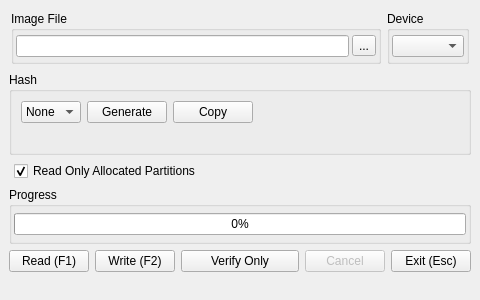
<?xml version="1.0" encoding="UTF-8"?>
<ui version="4.0">
 <class>MainWindow</class>
 <widget class="QMainWindow" name="MainWindow">
  <property name="geometry">
   <rect>
    <x>0</x>
    <y>0</y>
    <width>480</width>
    <height>300</height>
   </rect>
  </property>
  <property name="sizePolicy">
   <sizepolicy hsizetype="Fixed" vsizetype="Fixed">
    <horstretch>0</horstretch>
    <verstretch>0</verstretch>
   </sizepolicy>
  </property>
  <property name="minimumSize">
   <size>
    <width>480</width>
    <height>300</height>
   </size>
  </property>
  <property name="maximumSize">
   <size>
    <width>480</width>
    <height>300</height>
   </size>
  </property>
  <property name="acceptDrops">
   <bool>true</bool>
  </property>
  <property name="windowTitle">
   <string>Win32 Disk Imager</string>
  </property>
  <property name="windowIcon">
   <iconset resource="gui_icons.qrc">
    <normaloff>:/images/images/Win32DiskImager.png</normaloff>:/images/images/Win32DiskImager.png</iconset>
  </property>
  <widget class="QWidget" name="centralwidget">
   <layout class="QVBoxLayout" name="verticalLayout_4">
    <item>
     <layout class="QHBoxLayout">
      <property name="leftMargin">
       <number>2</number>
      </property>
      <property name="topMargin">
       <number>2</number>
      </property>
      <property name="rightMargin">
       <number>2</number>
      </property>
      <property name="bottomMargin">
       <number>2</number>
      </property>
      <item>
       <widget class="QGroupBox" name="groupBox">
        <property name="title">
         <string>Image File</string>
        </property>
        <layout class="QHBoxLayout">
         <property name="spacing">
          <number>3</number>
         </property>
         <property name="leftMargin">
          <number>2</number>
         </property>
         <property name="topMargin">
          <number>2</number>
         </property>
         <property name="rightMargin">
          <number>2</number>
         </property>
         <property name="bottomMargin">
          <number>2</number>
         </property>
         <item>
          <widget class="DroppableLineEdit" name="leFile"/>
         </item>
         <item>
          <widget class="QToolButton" name="tbBrowse">
           <property name="text">
            <string>...</string>
           </property>
           <property name="icon">
            <iconset resource="gui_icons.qrc">
             <normaloff>:/images/images/browse.png</normaloff>:/images/images/browse.png</iconset>
           </property>
          </widget>
         </item>
        </layout>
       </widget>
      </item>
      <item>
       <widget class="QGroupBox" name="groupBox_2">
        <property name="title">
         <string>Device</string>
        </property>
        <layout class="QHBoxLayout">
         <property name="spacing">
          <number>0</number>
         </property>
         <property name="leftMargin">
          <number>2</number>
         </property>
         <property name="topMargin">
          <number>2</number>
         </property>
         <property name="rightMargin">
          <number>2</number>
         </property>
         <property name="bottomMargin">
          <number>2</number>
         </property>
         <item>
          <widget class="QComboBox" name="cboxDevice">
           <property name="sizePolicy">
            <sizepolicy hsizetype="Preferred" vsizetype="Fixed">
             <horstretch>0</horstretch>
             <verstretch>0</verstretch>
            </sizepolicy>
           </property>
          </widget>
         </item>
        </layout>
       </widget>
      </item>
     </layout>
    </item>
    <item>
     <widget class="QGroupBox" name="hashGroup">
      <property name="title">
       <string>Hash</string>
      </property>
      <layout class="QVBoxLayout" name="verticalLayout">
       <item>
        <layout class="QHBoxLayout" name="horizontalLayout">
         <item>
          <widget class="QComboBox" name="cboxHashType">
           <property name="sizePolicy">
            <sizepolicy hsizetype="Preferred" vsizetype="Preferred">
             <horstretch>0</horstretch>
             <verstretch>0</verstretch>
            </sizepolicy>
           </property>
           <property name="maximumSize">
            <size>
             <width>65</width>
             <height>16777215</height>
            </size>
           </property>
           <property name="toolTip">
            <string>Select hash type for verification</string>
           </property>
           <item>
            <property name="text">
             <string>None</string>
            </property>
           </item>
          </widget>
         </item>
         <item>
          <widget class="QPushButton" name="bHashGen">
           <property name="sizePolicy">
            <sizepolicy hsizetype="Preferred" vsizetype="Preferred">
             <horstretch>0</horstretch>
             <verstretch>0</verstretch>
            </sizepolicy>
           </property>
           <property name="toolTip">
            <string>Generate selected hash on file</string>
           </property>
           <property name="styleSheet">
            <string notr="true">padding: 0em .5em 0em .5em;</string>
           </property>
           <property name="text">
            <string>Generate</string>
           </property>
          </widget>
         </item>
         <item>
          <widget class="QPushButton" name="bHashCopy">
           <property name="sizePolicy">
            <sizepolicy hsizetype="Preferred" vsizetype="Preferred">
             <horstretch>0</horstretch>
             <verstretch>0</verstretch>
            </sizepolicy>
           </property>
           <property name="toolTip">
            <string>Copy hash to clipboard</string>
           </property>
           <property name="styleSheet">
            <string notr="true">padding: 0em .5em 0em .5em;</string>
           </property>
           <property name="text">
            <string>Copy</string>
           </property>
          </widget>
         </item>
         <item>
          <spacer name="horizontalSpacer">
           <property name="orientation">
            <enum>Qt::Horizontal</enum>
           </property>
           <property name="sizeHint" stdset="0">
            <size>
             <width>40</width>
             <height>20</height>
            </size>
           </property>
          </spacer>
         </item>
        </layout>
       </item>
       <item>
        <widget class="QLabel" name="hashLabel">
         <property name="sizePolicy">
          <sizepolicy hsizetype="Preferred" vsizetype="Preferred">
           <horstretch>0</horstretch>
           <verstretch>0</verstretch>
          </sizepolicy>
         </property>
         <property name="wordWrap">
          <bool>false</bool>
         </property>
         <property name="margin">
          <number>1</number>
         </property>
         <property name="textInteractionFlags">
          <set>Qt::LinksAccessibleByMouse|Qt::TextSelectableByMouse</set>
         </property>
        </widget>
       </item>
      </layout>
     </widget>
    </item>
    <item>
     <layout class="QHBoxLayout">
      <property name="leftMargin">
       <number>5</number>
      </property>
      <item>
       <widget class="QCheckBox" name="partitionCheckBox">
        <property name="sizePolicy">
         <sizepolicy hsizetype="Fixed" vsizetype="Fixed">
          <horstretch>0</horstretch>
          <verstretch>0</verstretch>
         </sizepolicy>
        </property>
        <property name="text">
         <string>Read Only Allocated Partitions</string>
        </property>
        <property name="checked">
         <bool>true</bool>
        </property>
       </widget>
      </item>
      <item>
       <spacer name="horizontalSpacer_4">
        <property name="orientation">
         <enum>Qt::Horizontal</enum>
        </property>
        <property name="sizeHint" stdset="0">
         <size>
          <width>40</width>
          <height>20</height>
         </size>
        </property>
       </spacer>
      </item>
     </layout>
    </item>
    <item>
     <widget class="QGroupBox" name="groupBox_5">
      <property name="title">
       <string>Progress</string>
      </property>
      <layout class="QHBoxLayout">
       <property name="spacing">
        <number>2</number>
       </property>
       <property name="leftMargin">
        <number>2</number>
       </property>
       <property name="topMargin">
        <number>2</number>
       </property>
       <property name="rightMargin">
        <number>2</number>
       </property>
       <property name="bottomMargin">
        <number>2</number>
       </property>
       <item>
        <widget class="QProgressBar" name="progressbar">
         <property name="value">
          <number>0</number>
         </property>
         <property name="textVisible">
          <bool>true</bool>
         </property>
         <property name="format">
          <string>%p%</string>
         </property>
        </widget>
       </item>
      </layout>
     </widget>
    </item>
    <item>
     <layout class="QHBoxLayout">
      <item>
       <widget class="QPushButton" name="bRead">
        <property name="sizePolicy">
         <sizepolicy hsizetype="Fixed" vsizetype="Fixed">
          <horstretch>0</horstretch>
          <verstretch>0</verstretch>
         </sizepolicy>
        </property>
        <property name="toolTip">
         <string/>
        </property>
        <property name="statusTip">
         <string>Read data from 'Device' to 'Image File'</string>
        </property>
        <property name="text">
         <string>Read (F1)</string>
        </property>
       </widget>
      </item>
      <item>
       <widget class="QPushButton" name="bWrite">
        <property name="sizePolicy">
         <sizepolicy hsizetype="Fixed" vsizetype="Fixed">
          <horstretch>0</horstretch>
          <verstretch>0</verstretch>
         </sizepolicy>
        </property>
        <property name="statusTip">
         <string>Write data from 'Image File' to 'Device'</string>
        </property>
        <property name="text">
         <string>Write (F2)</string>
        </property>
       </widget>
      </item>
      <item>
       <widget class="QPushButton" name="bVerify">
        <property name="toolTip">
         <string>Verify the image file with the selected drive</string>
        </property>
        <property name="text">
         <string>Verify Only</string>
        </property>
       </widget>
      </item>
      <item>
       <widget class="QPushButton" name="bCancel">
        <property name="enabled">
         <bool>false</bool>
        </property>
        <property name="sizePolicy">
         <sizepolicy hsizetype="Fixed" vsizetype="Fixed">
          <horstretch>0</horstretch>
          <verstretch>0</verstretch>
         </sizepolicy>
        </property>
        <property name="statusTip">
         <string>Cancel current process.</string>
        </property>
        <property name="text">
         <string>Cancel</string>
        </property>
       </widget>
      </item>
      <item>
       <widget class="QPushButton" name="bExit">
        <property name="sizePolicy">
         <sizepolicy hsizetype="Fixed" vsizetype="Fixed">
          <horstretch>0</horstretch>
          <verstretch>0</verstretch>
         </sizepolicy>
        </property>
        <property name="statusTip">
         <string>Exit Win32 Disk Imager</string>
        </property>
        <property name="text">
         <string>Exit (Esc)</string>
        </property>
       </widget>
      </item>
     </layout>
    </item>
   </layout>
  </widget>
  <widget class="QStatusBar" name="statusbar">
   <property name="sizeGripEnabled">
    <bool>false</bool>
   </property>
  </widget>
 </widget>
 <customwidgets>
  <customwidget>
   <class>DroppableLineEdit</class>
   <extends>QLineEdit</extends>
   <header>droppablelineedit.h</header>
  </customwidget>
 </customwidgets>
 <resources>
  <include location="gui_icons.qrc"/>
 </resources>
 <connections>
  <connection>
   <sender>bExit</sender>
   <signal>clicked()</signal>
   <receiver>MainWindow</receiver>
   <slot>close()</slot>
   <hints>
    <hint type="sourcelabel">
     <x>397</x>
     <y>267</y>
    </hint>
    <hint type="destinationlabel">
     <x>154</x>
     <y>68</y>
    </hint>
   </hints>
  </connection>
 </connections>
</ui>
